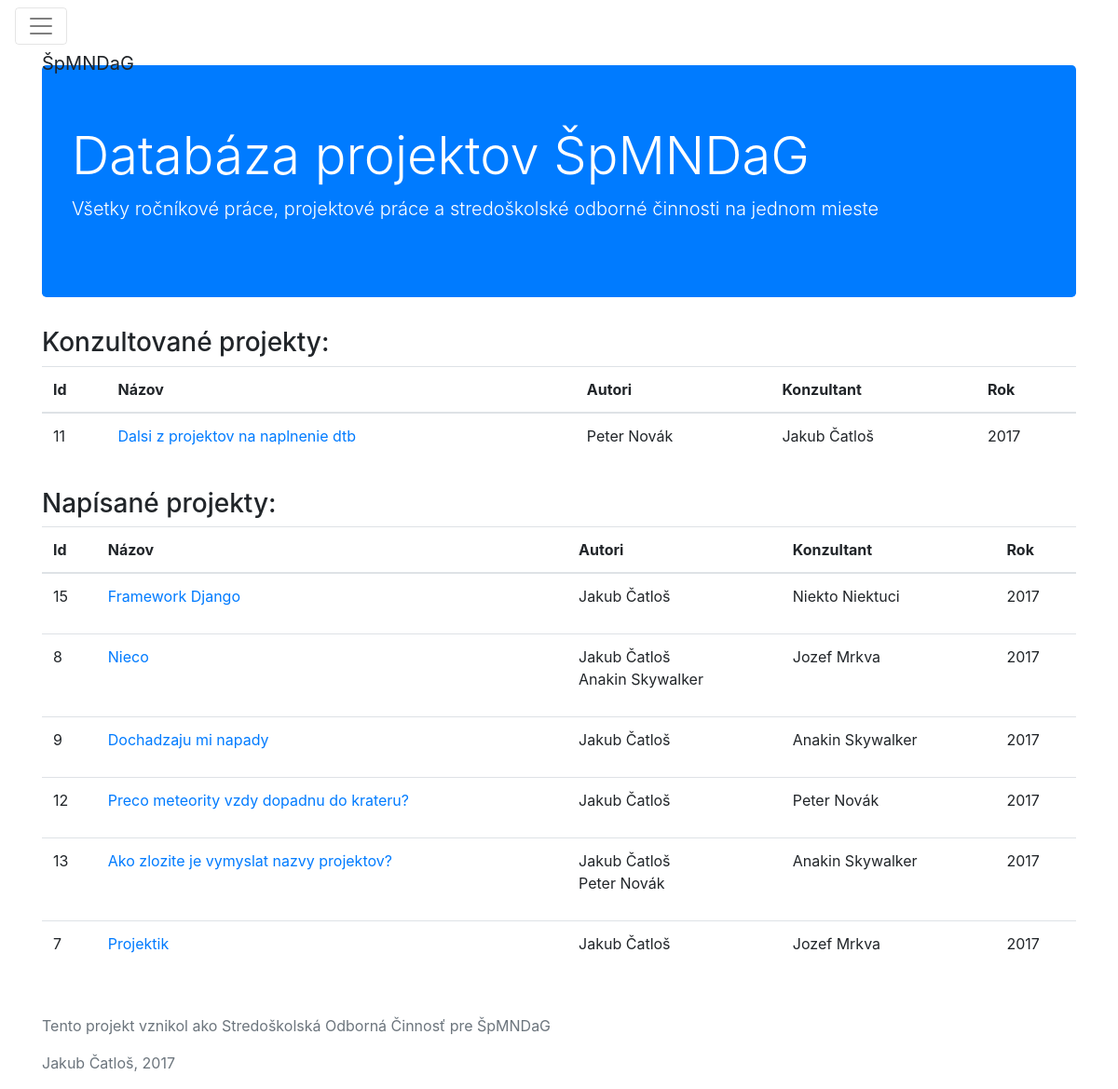
The page /main/ (signed in) on the database its author committed.
### database/models.py (models this page shows, shortened)
class Project(models.Model):
  title = models.CharField(max_length=100, default='Nepomenovaný projekt')
  description = models.CharField(max_length=1000, blank=True, null=True)
  document = models.OneToOneField(Document, related_name = "document", null=True, blank=True)
  consultant = models.ForeignKey(User, related_name = "consultant", blank=True, null=True)
  authors = models.ManyToManyField(User, related_name = "projects")
  oponent = models.ForeignKey(User, related_name = "oponent", null=True)
  registration_date = models.DateField(default=timezone.now)

### database/views.py (the view)
# urls.py: url(r'^main/$', my_projects, name = 'main'),
@login_required(login_url='login')
def my_projects(request):
  user = request.user
  auth_projects = user.projects.all().order_by("-registration_date")
  cons_projects = Project.objects.filter(consultant = user).order_by("-registration_date")
  return render(request, 'database/my_dtb.html', {'konzultovane': cons_projects, 'napisane': auth_projects})

### templates/database/my_dtb.html (shortened to what this page needs)
{% extends "base.html" %}
{% block content %}
    {% if konzultovane == None and napisane == None %}
          <p class="lead">Ľutujeme, ale hľadaný projekt neexistuje</p>
    {% else %}
      {% if konzultovane %}
        <h3>Konzultované projekty:</h3>
        <table class="table table-hover">
          <thead>
            <tr>
              <th>Id</th>
              <th>Názov</th>
              <th>Autori</th>
              <th>Konzultant</th>
              <th>Rok</th>
            </tr>
          </thead>
          <tbody>
            {% for records in konzultovane %}
              <tr>
              <td>{{ records.id }}</td>
                <td> <a href='/database/projekty/{{ records.id }}'>{{ records.title }}</a></td>
                <td>
                  <ul class="list-unstyled">
                    {% for author in records.authors.all %}
                      <li>{{ author.get_full_name }}</li>
                    {% endfor %}
                  </ul>
                </td>
                <td>{{ records.consultant.get_full_name }}</td>
                <td>{{ records.registration_date.year }}</td>
              </tr>
            {% endfor %}
          </tbody>
        </table>
      {% endif %}
      {% if napisane %}
        <h3>Napísané projekty:</h3>
        <table class="table table-hover">
          <thead>
            <tr>
              <th>Id</th>
              <th>Názov</th>
              <th>Autori</th>
              <th>Konzultant</th>
              <th>Rok</th>
            </tr>
          </thead>
          <tbody>
            {% for records in napisane %}
              <tr>
              <td>{{ records.id }}</td>
                <td> <a href='/database/projekty/{{ records.id }}'>{{ records.title }}</a></td>
                <td>
                  <ul class="list-unstyled">
                    {% for author in records.authors.all %}
                      <li>{{ author.get_full_name }}</li>
                    {% endfor %}
                  </ul>
                </td>
                <td>{{ records.consultant.get_full_name }}</td>
                <td>{{ records.registration_date.year }}</td>
              </tr>
            {% endfor %}
          </tbody>
        </table>
      {% endif %}
    {% endif %}
{% endblock %}

### rows shown on the page
Project: id "11", title "Dalsi z projektov na naplnenie dtb", consultant.get_full_name "Jakub Čatloš", registration_date.year "2017"
Project: id "15", title "Framework Django", consultant.get_full_name "Niekto Niektuci", registration_date.year "2017"
Project: id "8", title "Nieco", consultant.get_full_name "Jozef Mrkva", registration_date.year "2017"
Project: id "9", title "Dochadzaju mi napady", consultant.get_full_name "Anakin Skywalker", registration_date.year "2017"
Project: id "12", title "Preco meteority vzdy dopadnu do krateru?", consultant.get_full_name "Peter Novák", registration_date.year "2017"
Project: id "13", title "Ako zlozite je vymyslat nazvy projektov?", consultant.get_full_name "Anakin Skywalker", registration_date.year "2017"
Project: id "7", title "Projektik", consultant.get_full_name "Jozef Mrkva", registration_date.year "2017"

### other values the page prints
{{ author.get_full_name }} "Peter Novák"
{{ author.get_full_name }} "Jakub Čatloš"
{{ author.get_full_name }} "Anakin Skywalker"
